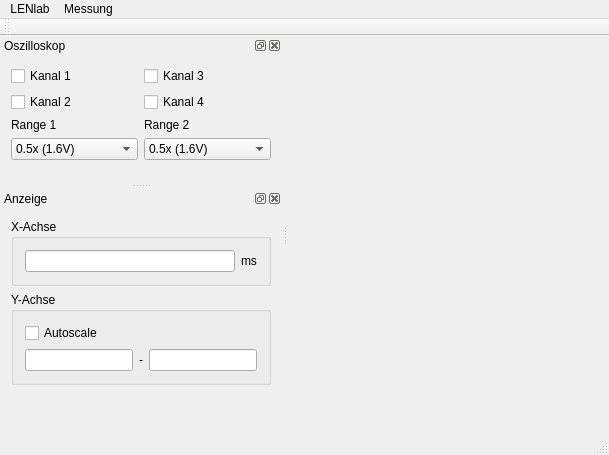
<?xml version="1.0" encoding="UTF-8"?>
<ui version="4.0">
 <class>QLenLab</class>
 <widget class="QMainWindow" name="QLenLab">
  <property name="geometry">
   <rect>
    <x>0</x>
    <y>0</y>
    <width>609</width>
    <height>455</height>
   </rect>
  </property>
  <property name="windowTitle">
   <string>QLenLab</string>
  </property>
  <widget class="QWidget" name="centralWidget">
   <layout class="QGridLayout" name="gridLayout_3">
    <item row="0" column="0">
     <widget class="QLabel" name="label_dummy">
      <property name="text">
       <string/>
      </property>
      <property name="pixmap">
       <pixmap>plotter-dummy.jpg</pixmap>
      </property>
     </widget>
    </item>
   </layout>
  </widget>
  <widget class="QMenuBar" name="menuBar">
   <property name="geometry">
    <rect>
     <x>0</x>
     <y>0</y>
     <width>609</width>
     <height>20</height>
    </rect>
   </property>
   <widget class="QMenu" name="menu_lenlab">
    <property name="title">
     <string>LENlab</string>
    </property>
    <addaction name="action_settings"/>
    <addaction name="separator"/>
    <addaction name="action_debug"/>
    <addaction name="action_quit"/>
   </widget>
   <widget class="QMenu" name="menu_measurement">
    <property name="title">
     <string>Messung</string>
    </property>
    <addaction name="action_start"/>
    <addaction name="action_stop"/>
   </widget>
   <addaction name="menu_lenlab"/>
   <addaction name="menu_measurement"/>
  </widget>
  <widget class="QToolBar" name="mainToolBar">
   <attribute name="toolBarArea">
    <enum>TopToolBarArea</enum>
   </attribute>
   <attribute name="toolBarBreak">
    <bool>false</bool>
   </attribute>
  </widget>
  <widget class="QStatusBar" name="statusBar"/>
  <widget class="QDockWidget" name="dockWidget_scope">
   <property name="windowTitle">
    <string>Oszilloskop</string>
   </property>
   <attribute name="dockWidgetArea">
    <number>1</number>
   </attribute>
   <widget class="QWidget" name="dockWidgetContents_2">
    <layout class="QVBoxLayout" name="verticalLayout_3">
     <item>
      <layout class="QGridLayout" name="gridLayout">
       <item row="0" column="0">
        <widget class="QCheckBox" name="checkBox_ch1">
         <property name="text">
          <string>Kanal 1</string>
         </property>
        </widget>
       </item>
       <item row="0" column="1">
        <widget class="QCheckBox" name="checkBox_ch3">
         <property name="text">
          <string>Kanal 3</string>
         </property>
        </widget>
       </item>
       <item row="1" column="0">
        <widget class="QCheckBox" name="checkBox_ch2">
         <property name="text">
          <string>Kanal 2</string>
         </property>
        </widget>
       </item>
       <item row="1" column="1">
        <widget class="QCheckBox" name="checkBox_ch4">
         <property name="text">
          <string>Kanal 4</string>
         </property>
        </widget>
       </item>
       <item row="2" column="0">
        <widget class="QLabel" name="label_range1">
         <property name="text">
          <string>Range 1</string>
         </property>
        </widget>
       </item>
       <item row="2" column="1">
        <widget class="QLabel" name="label_range2">
         <property name="text">
          <string>Range 2</string>
         </property>
        </widget>
       </item>
       <item row="3" column="0">
        <widget class="QComboBox" name="comboBox_range2">
         <item>
          <property name="text">
           <string>0.5x (1.6V)</string>
          </property>
         </item>
         <item>
          <property name="text">
           <string>1.0x (3.3V)</string>
          </property>
         </item>
         <item>
          <property name="text">
           <string>2.0x (6.6V)</string>
          </property>
         </item>
         <item>
          <property name="text">
           <string>10x (33V)</string>
          </property>
         </item>
        </widget>
       </item>
       <item row="3" column="1">
        <widget class="QComboBox" name="comboBox_range1">
         <item>
          <property name="text">
           <string>0.5x (1.6V)</string>
          </property>
         </item>
         <item>
          <property name="text">
           <string>1.0x (3.3V)</string>
          </property>
         </item>
         <item>
          <property name="text">
           <string>2.0x (6.6V)</string>
          </property>
         </item>
         <item>
          <property name="text">
           <string>10x (33V)</string>
          </property>
         </item>
        </widget>
       </item>
      </layout>
     </item>
     <item>
      <spacer name="verticalSpacer_2">
       <property name="orientation">
        <enum>Qt::Vertical</enum>
       </property>
       <property name="sizeHint" stdset="0">
        <size>
         <width>20</width>
         <height>26</height>
        </size>
       </property>
      </spacer>
     </item>
    </layout>
   </widget>
  </widget>
  <widget class="QDockWidget" name="dockWidget_viewport">
   <property name="floating">
    <bool>false</bool>
   </property>
   <property name="windowTitle">
    <string>Anzeige</string>
   </property>
   <attribute name="dockWidgetArea">
    <number>1</number>
   </attribute>
   <widget class="QWidget" name="dockWidgetContents_3">
    <layout class="QVBoxLayout" name="verticalLayout_2">
     <item>
      <widget class="QGroupBox" name="groupBox_viewport_xaxis">
       <property name="title">
        <string>X-Achse</string>
       </property>
       <layout class="QHBoxLayout" name="horizontalLayout">
        <item>
         <widget class="QLineEdit" name="lineEdit_xaxis">
          <property name="minimumSize">
           <size>
            <width>40</width>
            <height>0</height>
           </size>
          </property>
         </widget>
        </item>
        <item>
         <widget class="QLabel" name="label_xaxi_unit">
          <property name="text">
           <string>ms</string>
          </property>
         </widget>
        </item>
       </layout>
      </widget>
     </item>
     <item>
      <widget class="QGroupBox" name="groupBox_viewport_yaxis">
       <property name="title">
        <string>Y-Achse</string>
       </property>
       <layout class="QVBoxLayout" name="verticalLayout">
        <item>
         <widget class="QCheckBox" name="checkBox_yaxis_autoscale">
          <property name="text">
           <string>Autoscale</string>
          </property>
         </widget>
        </item>
        <item>
         <layout class="QHBoxLayout" name="horizontalLayout_2">
          <item>
           <widget class="QLineEdit" name="lineEdit_yaxis_a"/>
          </item>
          <item>
           <widget class="QLabel" name="label_yaxis_dash">
            <property name="text">
             <string>-</string>
            </property>
           </widget>
          </item>
          <item>
           <widget class="QLineEdit" name="lineEdit_yaxis_b"/>
          </item>
         </layout>
        </item>
       </layout>
      </widget>
     </item>
     <item>
      <spacer name="verticalSpacer">
       <property name="orientation">
        <enum>Qt::Vertical</enum>
       </property>
       <property name="sizeHint" stdset="0">
        <size>
         <width>20</width>
         <height>61</height>
        </size>
       </property>
      </spacer>
     </item>
    </layout>
   </widget>
  </widget>
  <action name="action_settings">
   <property name="text">
    <string>Einstellungen</string>
   </property>
  </action>
  <action name="action_quit">
   <property name="text">
    <string>Beenden</string>
   </property>
  </action>
  <action name="action_start">
   <property name="text">
    <string>Starten</string>
   </property>
  </action>
  <action name="action_stop">
   <property name="text">
    <string>Stoppen</string>
   </property>
  </action>
  <action name="action_debug">
   <property name="text">
    <string>Debuggen...</string>
   </property>
  </action>
 </widget>
 <layoutdefault spacing="6" margin="11"/>
 <resources/>
 <connections/>
</ui>
